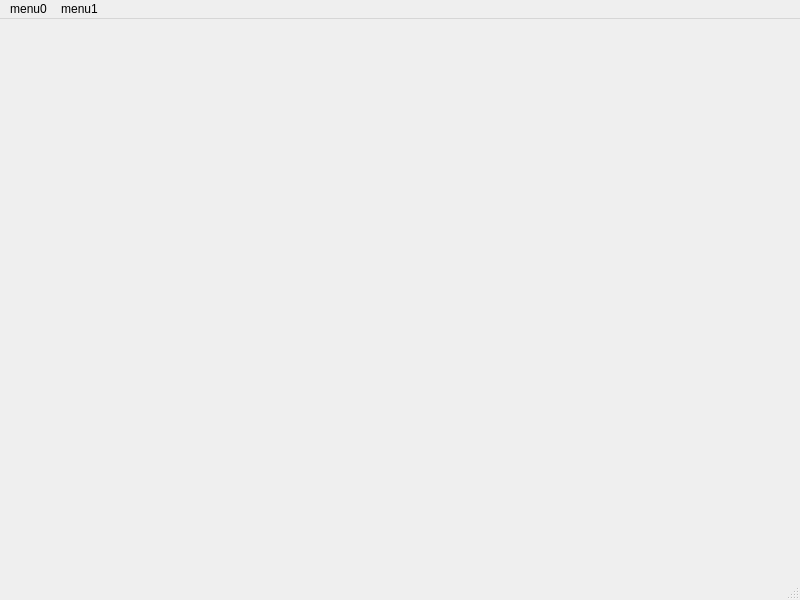
<?xml version="1.0" encoding="UTF-8"?>
<ui version="4.0">
 <class>menu0_gui_sample</class>
 <widget class="QMainWindow" name="menu0_gui_sample">
  <property name="geometry">
   <rect>
    <x>0</x>
    <y>0</y>
    <width>800</width>
    <height>600</height>
   </rect>
  </property>
  <property name="windowTitle">
   <string>MainWindow</string>
  </property>
  <widget class="QWidget" name="centralwidget"/>
  <widget class="QMenuBar" name="menubar">
   <property name="geometry">
    <rect>
     <x>0</x>
     <y>0</y>
     <width>800</width>
     <height>22</height>
    </rect>
   </property>
   <widget class="QMenu" name="menumenu0">
    <property name="title">
     <string>menu0</string>
    </property>
    <addaction name="actionmenu0"/>
    <addaction name="actionmenu02"/>
    <addaction name="actionmenu03"/>
    <addaction name="actionclose_menu"/>
   </widget>
   <widget class="QMenu" name="menumenu1">
    <property name="title">
     <string>menu1</string>
    </property>
    <addaction name="actionmenu11"/>
    <addaction name="actionmenu12"/>
    <addaction name="actionmenu13"/>
   </widget>
   <addaction name="menumenu0"/>
   <addaction name="menumenu1"/>
  </widget>
  <widget class="QStatusBar" name="statusbar"/>
  <action name="actionmenu0">
   <property name="text">
    <string>menu01</string>
   </property>
  </action>
  <action name="actionmenu02">
   <property name="text">
    <string>menu02</string>
   </property>
  </action>
  <action name="actionmenu03">
   <property name="text">
    <string>menu03</string>
   </property>
  </action>
  <action name="actionmenu11">
   <property name="text">
    <string>menu11</string>
   </property>
  </action>
  <action name="actionmenu12">
   <property name="text">
    <string>menu12</string>
   </property>
  </action>
  <action name="actionmenu13">
   <property name="text">
    <string>menu13</string>
   </property>
  </action>
  <action name="actionclose_menu">
   <property name="text">
    <string>close menu</string>
   </property>
  </action>
 </widget>
 <resources/>
 <connections/>
</ui>
